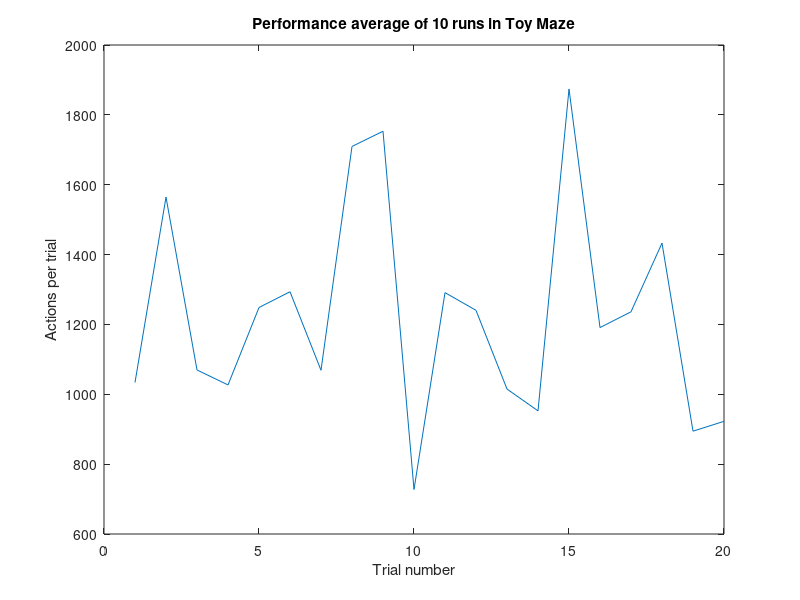
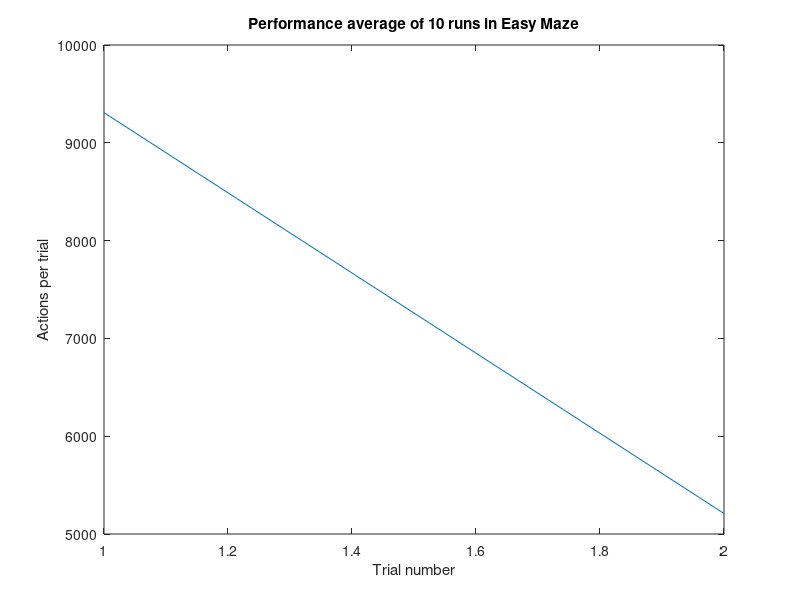
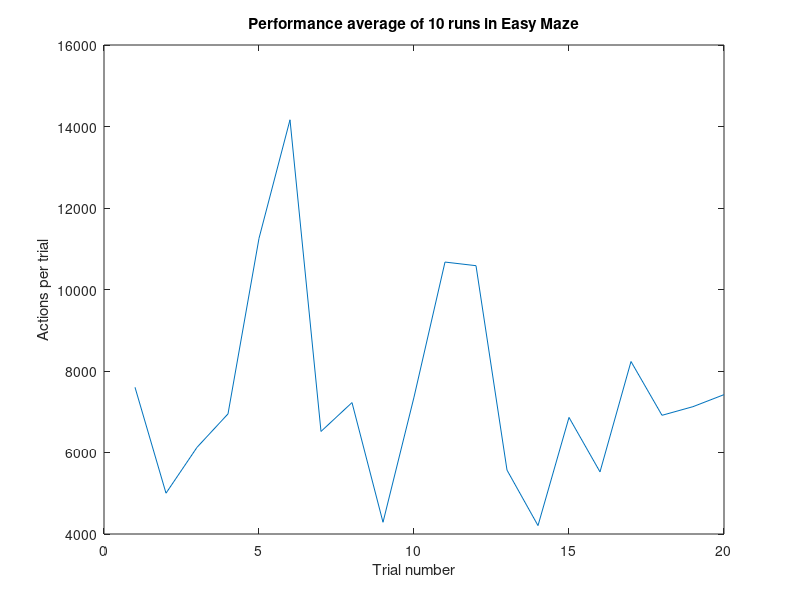
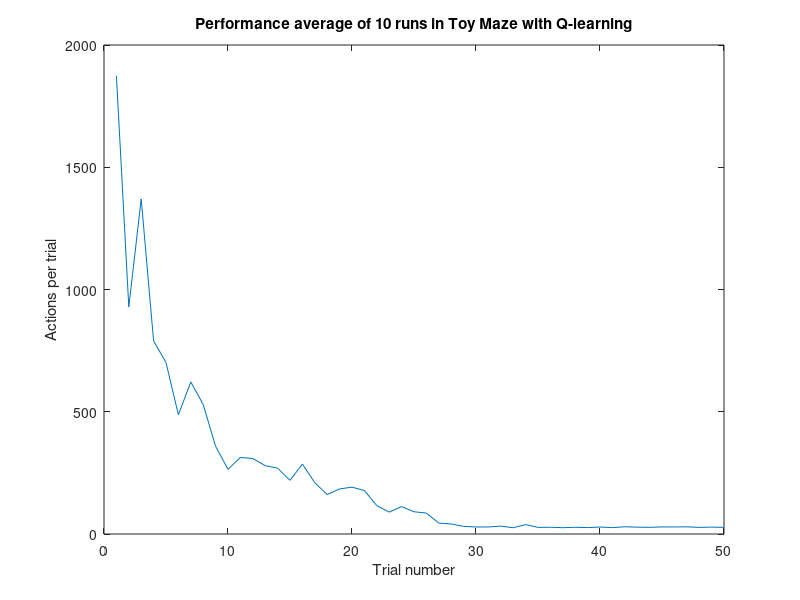

Reproduce these figures in MATLAB, in order.
clc; clear;
load('Data4_CriterionActions.mat');
load('Data4_CriterionTrials.mat');

figure;
averageToy = mean(Data4_ToyMaze(1:20,:),2);
plot(1:20,averageToy);
title('Performance average of 10 runs in Toy Maze');
ylabel('Actions per trial');
xlabel('Trial number');

figure;
averageEasy = mean(Data4_EasyMaze(1:2,:),2);
plot(1:2,averageEasy);
title('Performance average of 10 runs in Easy Maze');
ylabel('Actions per trial');
xlabel('Trial number');

figure;
averageEasy = mean(Data4b_EasyMaze(1:20,:),2);
plot(1:20,averageEasy);
title('Performance average of 10 runs in Easy Maze');
ylabel('Actions per trial');
xlabel('Trial number');

%%

load('Data6_toy.mat');
load('Data6_easy.mat');

figure;
averageToy = mean(Data6_toy(:,:),2);
plot(1:50,averageToy);
title('Performance average of 10 runs in Toy Maze with Q-learning');
ylabel('Actions per trial');
xlabel('Trial number');

figure;
averageEasy = mean(Data6_easy(:,:),2);
plot(1:100,averageEasy);
title('Performance average of 10 runs in Easy Maze with Q-learning');
ylabel('Actions per trial');
xlabel('Trial number');

%%

load('DataE_toy.mat');

figure;
hold on;
averageE00 = mean(DataE00_toy(:,:),2);
averageE02 = mean(DataE02_toy(:,:),2);
averageE04 = mean(DataE04_toy(:,:),2);
averageE06 = mean(DataE06_toy(:,:),2);
averageE08 = mean(DataE08_toy(:,:),2);
averageE10 = mean(DataE10_toy(:,:),2);

plot(1:50,averageE00);
plot(1:50,averageE02,'--');
plot(1:50,averageE04,':');
plot(1:50,averageE06,'-.');
plot(1:50,averageE08);
plot(1:50,averageE10,'--');
legend('0.0','0.2','0.4','0.6','0.8','1.0');

title('Performance average of 10 runs with different epsilons');
ylabel('Actions per trial');
xlabel('Trial number');
